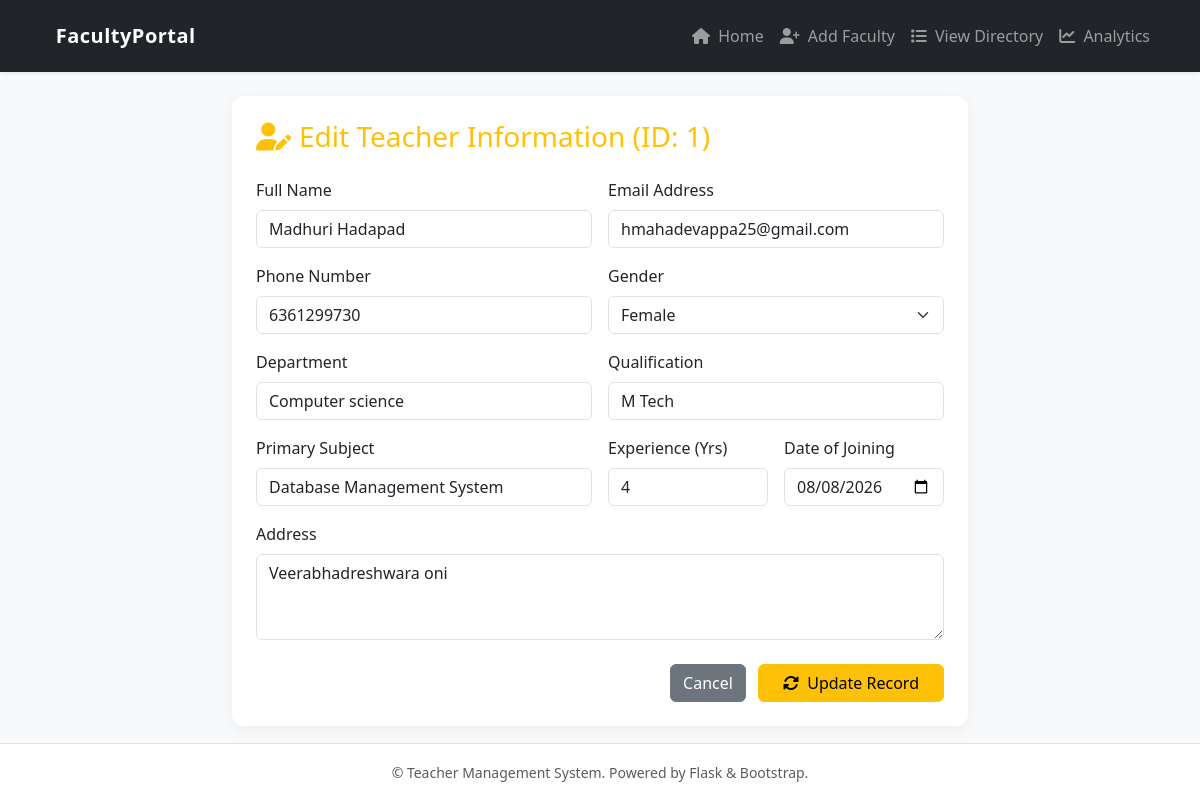
Screenshot of /teacher/edit/1/ with the database file from the repository.
### tables this page shows
CREATE TABLE teachers (
            id INTEGER PRIMARY KEY AUTOINCREMENT,
            name TEXT NOT NULL,
            email TEXT NOT NULL,
            phone TEXT NOT NULL,
            gender TEXT,
            address TEXT,
            department TEXT NOT NULL,
            qualification TEXT,
            subject TEXT,
            experience INTEGER,
            date_of_joining TEXT
        );

### app.py (the view, shortened to what this page needs)
@app.route("/teacher/edit/<int:id>/", methods=["GET", "POST"])
def edit_teacher(id):
    conn = get_db_connection()
    teacher = conn.execute("SELECT * FROM teachers WHERE id = ?", (id,)).fetchone()
    if not teacher:
        conn.close()
        flash("Teacher record not found.", "danger")
        return redirect(url_for("details"))
    conn.close()
    return render_template("edit_students.html", teacher=teacher)

### app.py (called while the page is built)
def get_db_connection():
    conn = sqlite3.connect(DB_PATH)
    conn.row_factory = sqlite3.Row
    return conn

### templates/edit_students.html (shortened to what this page needs)
{% extends "base.html" %}
{% block content %}
<div class="row justify-content-center">
    <div class="col-lg-8">
        <div class="card card-custom p-4">
            <h3 class="card-title text-warning mb-4"><i class="fa-solid fa-user-pen me-2"></i>Edit Teacher Information (ID: {{ teacher['id'] }})</h3>
            <form action="{{ url_for('edit_teacher', id=teacher['id']) }}" method="POST">
                <div class="row g-3">
                    <div class="col-md-6">
                        <label class="form-label">Full Name</label>
                        <input type="text" name="name" class="form-control" value="{{ teacher['name'] }}" required>
                    </div>
                    <div class="col-md-6">
                        <label class="form-label">Email Address</label>
                        <input type="email" name="email" class="form-control" value="{{ teacher['email'] }}" required>
                    </div>
                    <div class="col-md-6">
                        <label class="form-label">Phone Number</label>
                        <input type="text" name="phone" class="form-control" value="{{ teacher['phone'] }}" required>
                    </div>
                    <div class="col-md-6">
                        <label class="form-label">Gender</label>
                        <select name="gender" class="form-select" required>
                            <option value="Female" {% if teacher['gender'] == 'Female' %}selected{% endif %}>Female</option>
                        </select>
                    </div>
                    <div class="col-md-6">
                        <label class="form-label">Department</label>
                        <input type="text" name="department" class="form-control" value="{{ teacher['department'] }}" required>
                    </div>
                    <div class="col-md-6">
                        <label class="form-label">Qualification</label>
                        <input type="text" name="qualification" class="form-control" value="{{ teacher['qualification'] }}" required>
                    </div>
                    <div class="col-md-6">
                        <label class="form-label">Primary Subject</label>
                        <input type="text" name="subject" class="form-control" value="{{ teacher['subject'] }}" required>
                    </div>
                    <div class="col-md-3">
                        <label class="form-label">Experience (Yrs)</label>
                        <input type="number" name="experience" min="0" class="form-control" value="{{ teacher['experience'] }}" required>
                    </div>
                    <div class="col-md-3">
                        <label class="form-label">Date of Joining</label>
                        <input type="date" name="date_of_joining" class="form-control" value="{{ teacher['date_of_joining'] }}" required>
                    </div>
                    <div class="col-12">
                        <label class="form-label">Address</label>
                        <textarea name="address" class="form-control" rows="3">{{ teacher['address'] }}</textarea>
                    </div>
                </div>
                <div class="mt-4 text-end">
                    <a href="{{ url_for('details') }}" class="btn btn-secondary me-2">Cancel</a>
                    <button type="submit" class="btn btn-warning px-4"><i class="fa-solid fa-rotate me-1"></i> Update Record</button>
                </div>
            </form>
        </div>
    </div>
</div>
{% endblock %}

### templates/base.html (style rules this page uses)
body { background-color: #f8f9fa; font-family: 'Segoe UI', Tahoma, Geneva, Verdana, sans-serif; }
.card-custom { border: none; border-radius: 12px; box-shadow: 0 4px 15px rgba(0, 0, 0, 0.05); }

### rows the page displays
teachers: id "1", name "Madhuri Hadapad", email "hmahadevappa25@gmail.com", phone "6361299730", gender "Female", department "Computer science", qualification "M Tech", subject "Database Management System", experience "4", date_of_joining "08/08/2026", address "Veerabhadreshwara oni"
